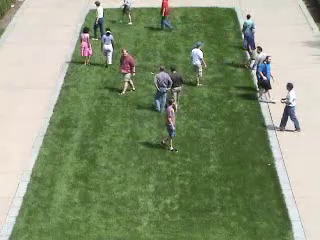
#> input picture frame 63 of 1.avi, 320 x 240 px
$ python show.py
#> lines starting #> are read from the running program, lines starting #| are printed output that depends on the picture
import cv2
import numpy as np
from scipy import io
import  os


data=io.loadmat('c.mat')['matrix']
#> (reads c.mat from the repository)
cap = cv2.VideoCapture("1.avi")

ret, frame1 = cap.read()
#> frame1 is the input picture: shape (240, 320, 3); mean B, G, R 116.2, 148.3, 135.2

img1 = np.zeros((512,512,3), np.uint8)


i=0
try:
    while (ret):
        ret, frame2 = cap.read()
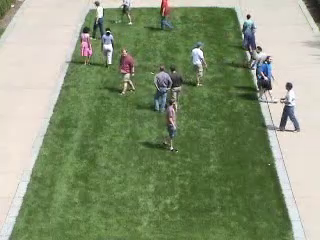
#> input picture frame 64 of 1.avi, 320 x 240 px
#> frame2 is the input picture: shape (240, 320, 3); mean B, G, R 116.2, 148.2, 135.1
        if ret:
            next = cv2.cvtColor(frame2, cv2.COLOR_BGR2GRAY)
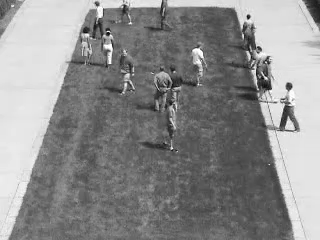
#> next: shape (240, 320); min 7, max 255, mean 140.6
            cv2.imshow('frame2', frame2)
            if(data[i][0]>0.9):#abnormal red
                img = cv2.line(img1, (i, 0), (i, 511), (0, 0, 255), 1)
            else:#normal blue
                img = cv2.line(img1, (i, 0), (i, 511), (255, 0, 0), 1)
            cv2.imshow('dect', img)
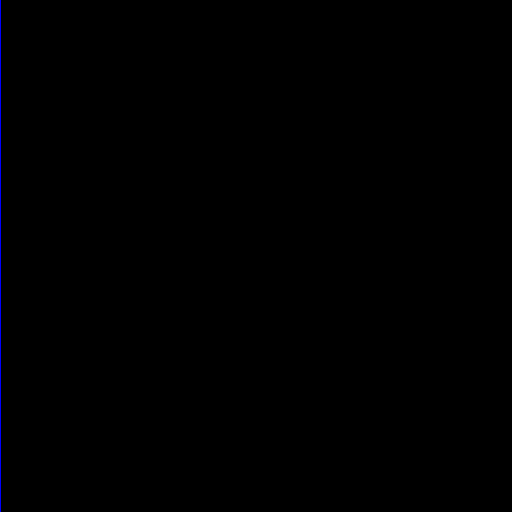
#> window 'dect': shape (512, 512, 3); mean B, G, R 0.5, 0, 0
            cv2.resizeWindow('dect', 512, 10)
            i=i+1
            k = cv2.waitKey(30) & 0xff
#> (key Esc is pressed here)

    cap.release()
finally:
    os.system("pause")
